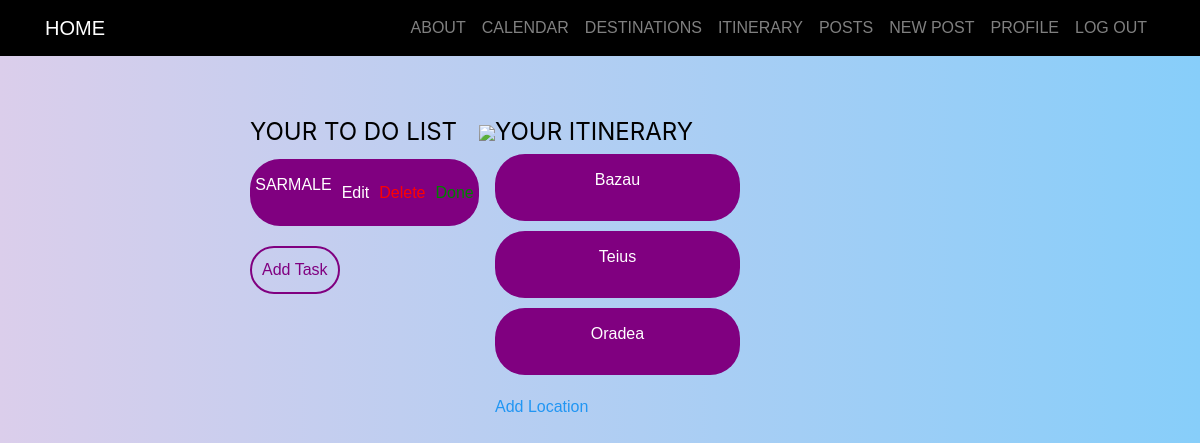
Page /task_list/ (signed in) on the earlier database version.
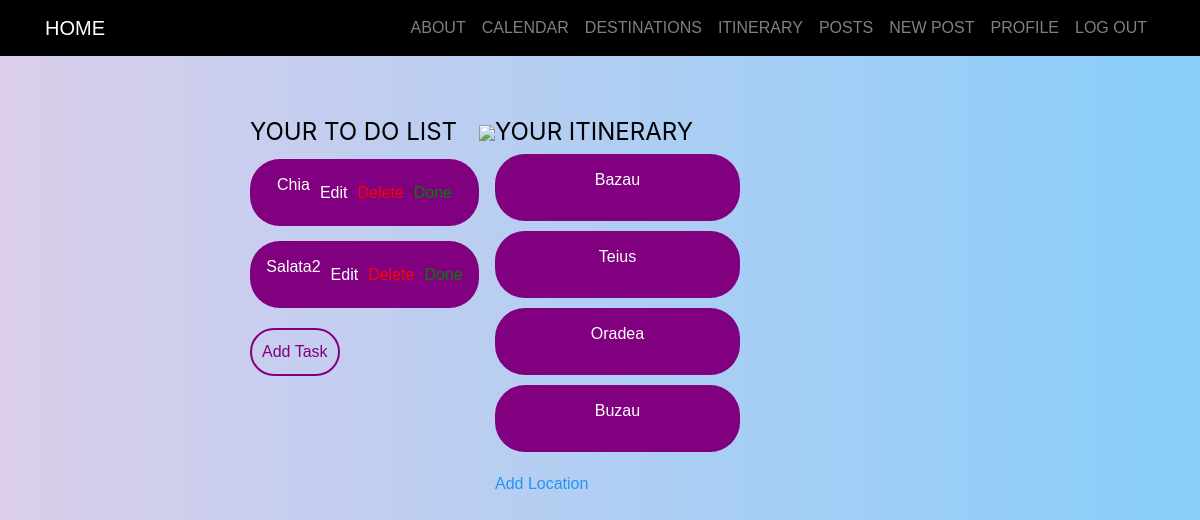
Same page on the later database version.
### users/models.py (models this page shows, shortened)
class Task(models.Model):
    user = models.ForeignKey(User, on_delete=models.CASCADE, null=True, blank=True)
    title = models.CharField(max_length=200)
    complete = models.BooleanField(default=False)
    create = models.DateTimeField(auto_now_add=True)
    class Meta:
        ordering = ['complete']

class Itinerary(models.Model):
    user = models.ForeignKey(User, on_delete=models.CASCADE, null=True, blank=True)
    title = models.CharField(max_length=200)

### users/views.py (the view)
# urls.py: path('task_list/', TaskListView.as_view(), name='task_list'),
class TaskListView(LoginRequiredMixin, ListView):
    model = Task
    template_name = 'users/task_list.html'
    context_object_name = 'tasks'
    def get_context_data(self, **kwargs):
        context = super().get_context_data(**kwargs)
        context['tasks'] = context['tasks'].filter(user=self.request.user)
        context['itinerary'] = Itinerary.objects.filter(user=self.request.user)
        return context

### users/templates/users/task_list.html (shortened to what this page needs)
{% extends "login/base.html" %}
{% block content %}
    <p>{{request.user}}</p>
    <div style="display: flex; justify-content: center; align-items: start; padding: 50px;margin-left:200px">
        <div style="width: 300px; height: 100px;">
            <div style="color: black; font-size: 24px; font-family: Inter; font-weight: 400; line-height: 24px; word-wrap: break-word">YOUR TO DO LIST</div>
            {% for task in tasks %}
                <div style="height: 67px; background: #800080; border-radius: 30px; display: flex; align-items: center; justify-content: center; margin-top: 15px;">
                    <p style="color: white;padding:5px">{{ task.title }}</p>
                    <a href="{% url 'users:task-update' pk=task.pk %}" style="color: white; text-decoration: none;padding:5px">Edit</a>
                    <form method="post" action="{% url 'users:task-delete' task.id %}">
                        <button type="submit" style="background-color: transparent; color: red; border: none; cursor: pointer;padding:5px">Delete</button>
                    </form>
                    <form method="post" action="{% url 'users:task-update' pk=task.pk %}" onsubmit="return confirm('Task marked as complete: {{ task.title }}')">
                    <form method="post" action="{% url 'users:task-update' pk=task.pk %}">
                        <button type="submit" style="background-color: transparent; color: green; border: none; cursor: pointer;padding:5px">Done</button>
                    </form>
                </div>
            {% empty %}
                <h3>No tasks yet.</h3>
            {% endfor %}
            <a href="{% url 'users:task-create' %}" style="display: inline-block; margin-top: 20px; color: #800080; text-decoration: none; border: 2px solid purple; padding: 10px; border-radius: 30px;">Add Task</a>
        </div>
        <div>
            <img src="https://png.pngtree.com/png-clipart/20230511/ourmid/pngtree-isolated-cat-on-white-background-png-image_7094927.png"/>
        </div>
        <div style="width: 321px; height: 437px;">
            <div style="color: black; font-size: 24px; font-family: Inter; font-weight: 400; line-height: 24px; word-wrap: break-word">YOUR ITINERARY</div>
            {% for item in itinerary %}
                <div style="height: 67px; background: #800080; border-radius: 30px; display: flex; align-items: center; justify-content: center; margin-top: 10px;">
                    <p style="color: white;">{{ item.title }}</p>
                </div>
            {% empty %}
                <h3>No itineraries yet.</h3>
            {% endfor %}
            <a href="{% url 'users:itinerary-create' %}" style="display: inline-block; margin-top: 20px; color: #2196F3; text-decoration: none;">Add Location</a>
        </div>
    </div>
{% endblock content%}

Differences in the rows shown:
removed Task: title "SARMALE"
added Task: title "Chia"
added Task: title "Salata2"
added Itinerary: title "Buzau"
